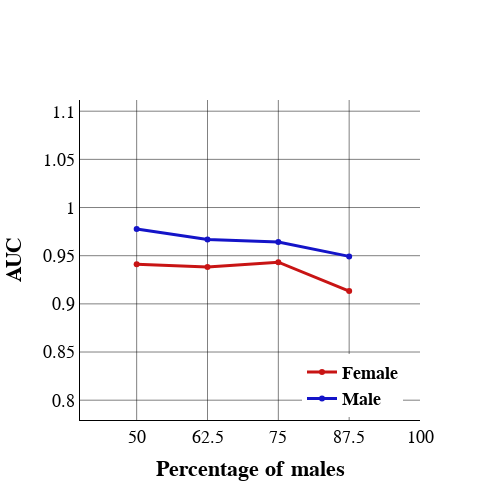

The code cell stored with this chart in its notebook:
### Code cell
c_grid = 'rgba(5, 5, 5, 0.5)'
male1_sample=male1.sample(12128, random_state=43)
female1_sample=female1.sample(12128, random_state=43)
male1_sample=male1_sample.sample(int(0.5*len(male1_sample)), random_state=43)
female1_sample=female1_sample.sample(int(0.5*len(female1_sample)), random_state=43)
data=pd.concat([male1_sample, female1_sample])
X_sample=data.drop(['UDPYOPI_1 - Yes'], axis=1)
y_sample=data['UDPYOPI_1 - Yes']

class_weights_sample = compute_class_weight(
                                        class_weight = "balanced",
                                        classes = np.unique(y_sample),
                                        y = y_sample                                                   
                                    )
sklearn_weights = dict(enumerate(class_weights_sample))
svc_linear_50=LinearSVC(C=1, class_weight=sklearn_weights, dual=False, max_iter=1e6)
svc_linear_50=svc_linear_50.fit(X_sample, y_sample)


male1_sample=male1.sample(12128, random_state=43)
female1_sample=female1.sample(12128, random_state=43)
male1_sample=male1_sample.sample(int(0.625*len(male1_sample)), random_state=43)
female1_sample=female1_sample.sample(int(0.375*len(female1_sample)), random_state=43)
data=pd.concat([male1_sample, female1_sample])
X_sample=data.drop(['UDPYOPI_1 - Yes'], axis=1)
y_sample=data['UDPYOPI_1 - Yes']

class_weights_sample = compute_class_weight(
                                        class_weight = "balanced",
                                        classes = np.unique(y_sample),
                                        y = y_sample                                                   
                                    )
sklearn_weights = dict(enumerate(class_weights_sample))
svc_linear_625=LinearSVC(C=1, class_weight=sklearn_weights, dual=False, max_iter=1e6)
svc_linear_625=svc_linear_625.fit(X_sample, y_sample)

male1_sample=male1.sample(12128, random_state=43)
female1_sample=female1.sample(12128, random_state=43)
male1_sample=male1_sample.sample(int(0.75*len(male1_sample)), random_state=43)
female1_sample=female1_sample.sample(int(0.25*len(female1_sample)), random_state=43)
data=pd.concat([male1_sample, female1_sample])
X_sample=data.drop(['UDPYOPI_1 - Yes'], axis=1)
y_sample=data['UDPYOPI_1 - Yes']

class_weights_sample = compute_class_weight(
                                        class_weight = "balanced",
                                        classes = np.unique(y_sample),
                                        y = y_sample                                                   
                                    )
sklearn_weights = dict(enumerate(class_weights_sample))
svc_linear_75=LinearSVC(C=1, class_weight=sklearn_weights, dual=False, max_iter=1e6)
svc_linear_75=svc_linear_75.fit(X_sample, y_sample)

male1_sample=male1.sample(12128, random_state=43)
female1_sample=female1.sample(12128, random_state=43)
male1_sample=male1_sample.sample(int(0.875*len(male1_sample)), random_state=43)
female1_sample=female1_sample.sample(int(0.125*len(female1_sample)), random_state=43)
data=pd.concat([male1_sample, female1_sample])
X_sample=data.drop(['UDPYOPI_1 - Yes'], axis=1)
y_sample=data['UDPYOPI_1 - Yes']
class_weights_sample = compute_class_weight(
                                        class_weight = "balanced",
                                        classes = np.unique(y_sample),
                                        y = y_sample                                                   
                                    )
sklearn_weights = dict(enumerate(class_weights_sample))
svc_linear_875=LinearSVC(C=1, class_weight=sklearn_weights, dual=False, max_iter=1e6)
svc_linear_875=svc_linear_875.fit(X_sample, y_sample)


prob1_50_svc=svc_linear_50._predict_proba_lr(male_predictors_test)
prob2_50_svc=svc_linear_50._predict_proba_lr(female_predictors_test)
prob1_625_svc=svc_linear_625._predict_proba_lr(male_predictors_test)
prob2_625_svc=svc_linear_625._predict_proba_lr(female_predictors_test)
prob1_75_svc=svc_linear_75._predict_proba_lr(male_predictors_test)
prob2_75_svc=svc_linear_75._predict_proba_lr(female_predictors_test)
prob1_875_svc=svc_linear_875._predict_proba_lr(male_predictors_test)
prob2_875_svc=svc_linear_875._predict_proba_lr(female_predictors_test)

# x axis values
x = [50, 62.5, 75, 87.5]
# corresponding y axis values
y = [roc_auc_score(female_target_test, [item[1] for item in prob2_50_svc]),roc_auc_score(female_target_test, [item[1] for item in prob2_625_svc]), 
     roc_auc_score(female_target_test, [item[1] for item in prob2_75_svc]),roc_auc_score(female_target_test, [item[1] for item in prob2_875_svc])]
z = [roc_auc_score(male_target_test, [item[1] for item in prob1_50_svc]),roc_auc_score(male_target_test, [item[1] for item in prob1_625_svc]), 
     roc_auc_score(male_target_test, [item[1] for item in prob1_75_svc]),roc_auc_score(male_target_test, [item[1] for item in prob1_875_svc])] 
c_line_main1 = 'rgba(200, 20, 20, 1.0)'
c_line_main2 = 'rgba(20, 20, 200, 1)'
fig = go.Figure([

    go.Scatter(
        x          = x,
        y          = y,
        line       = dict(color=c_line_main1, width=3),
        hoverinfo  = "skip",
        showlegend = True,
        name       = '<b>Female</b>'),
    go.Scatter(
        x          = x,
        y          = z,
        line       = dict(color=c_line_main2, width=3),
        hoverinfo  = "skip",
        showlegend = True,
        name       = '<b>Male</b>')
    ])
fig.add_shape(
        type ='line', 
        line =dict(dash='dash'),
        x0=0, x1=1, y0=0, y1=1
    )
fig.update_layout(
        template    = 'plotly_white', 
        title_x     = 0.5,
        xaxis_title = "<b>Percentage of males</b>",
        yaxis_title = "<b>AUC</b>",
        width       = 500,
        height      = 500,
        legend      = dict(
            yanchor="bottom", 
            xanchor="right", 
            x=0.95,
            y=0.01,
        )
    )
fig.update_layout(
        font=dict(
        family="Times New Roman",
        size=18,  # Set the font size here
        color="Black"
        )
    )
fig.update_yaxes(
        range       = [min(min(y), min(z))-0.1, max(max(y), max(z))+0.1],
        gridcolor   = c_grid,
        scaleanchor = "x", 
        scaleratio  = 170,
        linecolor   = 'black')
fig.update_xaxes(
        range       = [40, 100],
        gridcolor   = c_grid,
        constrain   = 'domain',
        linecolor   = 'black',dtick=12.5)

### Figure 1 — Plotly figure (JSON) as saved in the notebook; plotly's stock layout.template omitted (floating-point values rounded to 4 significant figures)
{"data": [{"hoverinfo": "skip", "line": {"color": "rgba(200, 20, 20, 1.0)", "width": 3}, "name": "<b>Female</b>", "showlegend": true, "type": "scatter", "x": [50, 62.5, 75, 87.5], "y": [0.941, 0.9384, 0.9433, 0.9133]}, {"hoverinfo": "skip", "line": {"color": "rgba(20, 20, 200, 1)", "width": 3}, "name": "<b>Male</b>", "showlegend": true, "type": "scatter", "x": [50, 62.5, 75, 87.5], "y": [0.9777, 0.9669, 0.9643, 0.9493]}], "layout": {"font": {"color": "Black", "family": "Times New Roman", "size": 18}, "height": 500, "legend": {"x": 0.95, "xanchor": "right", "y": 0.01, "yanchor": "bottom"}, "shapes": [{"line": {"dash": "dash"}, "type": "line", "x0": 0, "x1": 1, "y0": 0, "y1": 1}], "title": {"x": 0.5}, "width": 500, "xaxis": {"constrain": "domain", "dtick": 12.5, "gridcolor": "rgba(5, 5, 5, 0.5)", "linecolor": "black", "range": [40, 100], "title": {"text": "<b>Percentage of males</b>"}}, "yaxis": {"gridcolor": "rgba(5, 5, 5, 0.5)", "linecolor": "black", "range": [0.8133, 1.078], "scaleanchor": "x", "scaleratio": 170, "title": {"text": "<b>AUC</b>"}}}}
